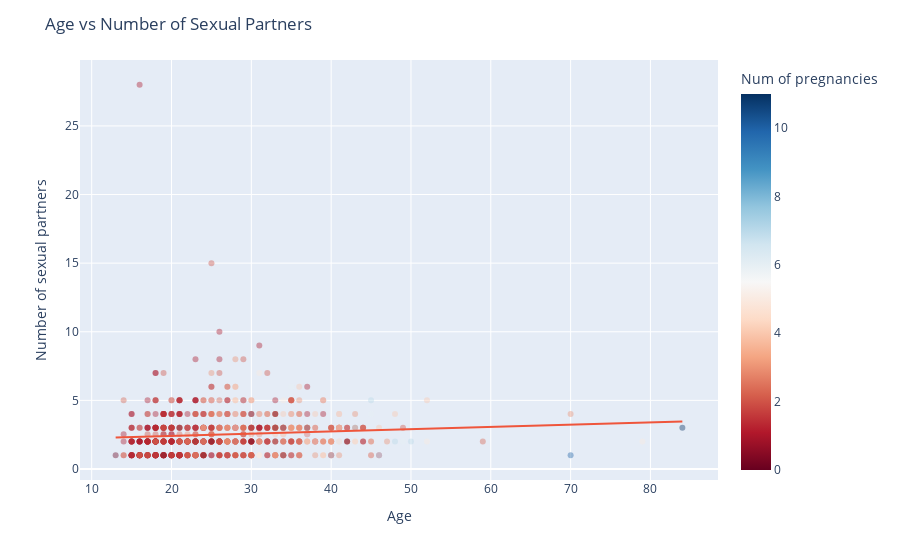

The notebook cell saved with this chart:
### Markdown cell above
1. Higher Rates in Younger Age Groups: The diagram reveals a higher number of sexual partners in the twenties and thirties age groups compared to others. This is evident from the taller bars for these groups.

2. Outliers and Spread:  Pay attention to the boxplot's "whiskers" extending from the boxes. These represent outliers, data points that fall outside the 1.5 IQR (interquartile range) from the median. The presence of outliers, especially in the younger age groups, suggests that a few individuals might have a significantly higher number of partners compared to the majority. The width of the boxes also indicates the spread of data within each age group. A wider box signifies a larger range of reported sexual partners within that group.

3. HPV and Sexual Partners: It's important to consider the link between HPV and sexual partners. HPV, the human papillomavirus, is a sexually transmitted infection and a major risk factor for cervical cancer. Having a higher number of sexual partners increases your exposure to different HPV strains, potentially raising the risk of contracting the virus.

For instance, the seventies and over age group might have a wider range in the number of sexual partners compared to other groups.

Possible Limitations-
Sample Size: The diagram doesn't provide any information on the sample size. A small sample size might not be representative of the entire population.

### Code cell
age_num_sex_partners = px.scatter(cancer_df, x="Age",
                                  y="Number of sexual partners",
                                  trendline="ols",
                                  opacity=0.4,
                                  color="Num of pregnancies",
                                  color_continuous_scale="rdbu",)
age_num_sex_partners.update_layout(title="Age vs Number of Sexual Partners")
age_num_sex_partners.show()

### Figure 1 — Plotly figure (JSON) as saved in the notebook; plotly's stock layout.template omitted (floating-point values rounded to 4 significant figures; data arrays with more than 128 entries replaced by an {"elided": "..."} marker saying what was removed)
{"data": [{"hovertemplate": "Age=%{x}<br>Number of sexual partners=%{y}<br>Num of pregnancies=%{marker.color}<extra></extra>", "legendgroup": "", "marker": {"color": {"elided": "858 float values"}, "coloraxis": "coloraxis", "opacity": 0.4, "symbol": "circle"}, "mode": "markers", "name": "", "orientation": "v", "showlegend": false, "type": "scatter", "x": {"elided": "858 int values"}, "xaxis": "x", "y": {"elided": "858 float values"}, "yaxis": "y"}, {"hovertemplate": "<b>OLS trendline</b><br>Number of sexual partners = 0.0164065 * Age + 2.08761<br>R<sup>2</sup>=0.007207<br><br>Age=%{x}<br>Number of sexual partners=%{y} <b>(trend)</b><extra></extra>", "legendgroup": "", "marker": {"symbol": "circle"}, "mode": "lines", "name": "", "showlegend": false, "type": "scatter", "x": {"elided": "858 int values"}, "xaxis": "x", "y": {"elided": "858 float values"}, "yaxis": "y"}], "layout": {"autosize": true, "coloraxis": {"colorbar": {"title": {"text": "Num of pregnancies"}}, "colorscale": [[0, "rgb(103,0,31)"], [0.1, "rgb(178,24,43)"], [0.2, "rgb(214,96,77)"], [0.3, "rgb(244,165,130)"], [0.4, "rgb(253,219,199)"], [0.5, "rgb(247,247,247)"], [0.6, "rgb(209,229,240)"], [0.7, "rgb(146,197,222)"], [0.8, "rgb(67,147,195)"], [0.9, "rgb(33,102,172)"], [1, "rgb(5,48,97)"]]}, "legend": {"tracegroupgap": 0}, "margin": {"t": 60}, "title": {"text": "Age vs Number of Sexual Partners"}, "xaxis": {"anchor": "y", "autorange": true, "domain": [0, 1], "range": [8.655, 88.35], "title": {"text": "Age"}, "type": "linear"}, "yaxis": {"anchor": "x", "autorange": true, "domain": [0, 1], "range": [-1.091, 30.09], "title": {"text": "Number of sexual partners"}, "type": "linear"}}}
